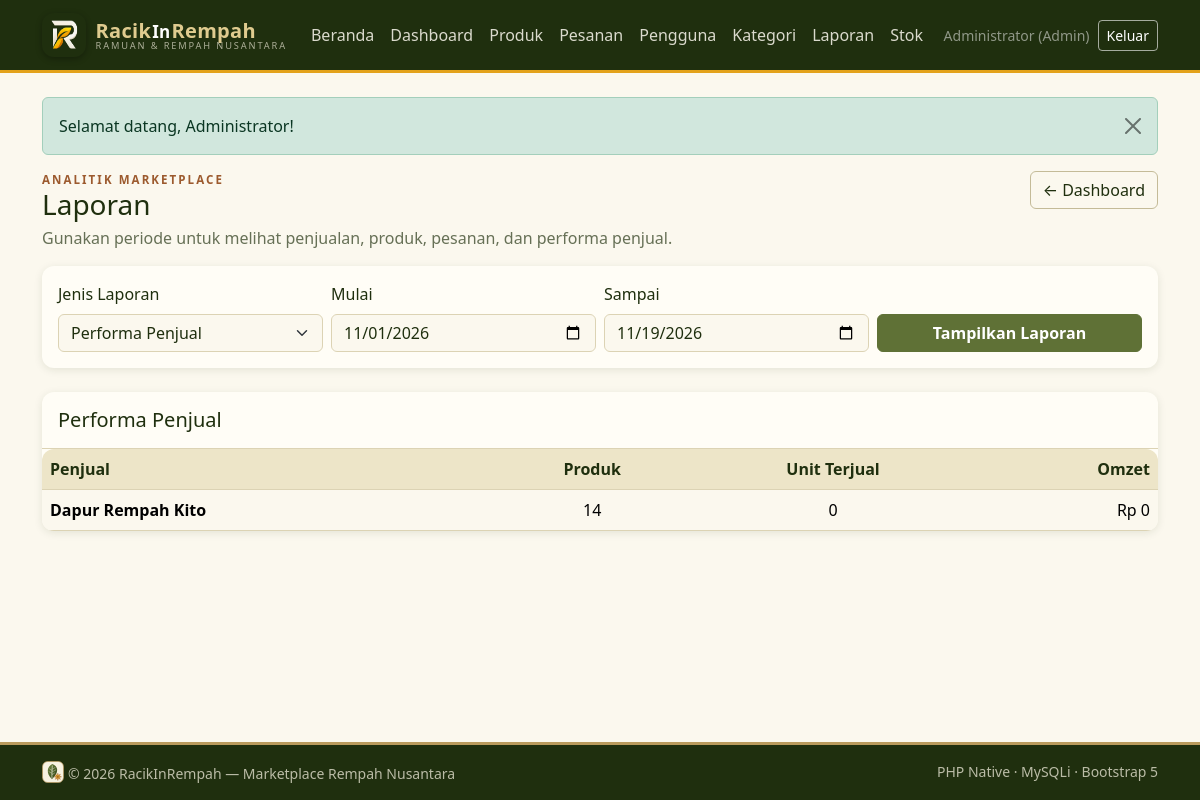
Page /admin/laporan.php?jenis=penjual (signed in) on the committed database.
### tables this page shows
CREATE TABLE users (
  id_user    INT UNSIGNED NOT NULL AUTO_INCREMENT,
  nama       VARCHAR(100) NOT NULL,
  email      VARCHAR(120) NOT NULL,
  password   VARCHAR(255) NOT NULL,
  role       ENUM('admin','penjual','pembeli') NOT NULL DEFAULT 'pembeli',
  alamat     TEXT NULL,
  no_hp      VARCHAR(20) NULL,
  created_at TIMESTAMP NOT NULL DEFAULT CURRENT_TIMESTAMP,
  PRIMARY KEY (id_user),
  UNIQUE KEY uq_users_email (email)
);

### includes/init.php (called while the page is built, shortened)
<?php
function e(mixed $value): string
{
    return htmlspecialchars((string) $value, ENT_QUOTES | ENT_SUBSTITUTE, 'UTF-8');
}
function query(mysqli $db, string $sql, string $types = '', array $params = []): mysqli_stmt
{
    $stmt = $db->prepare($sql);
    if ($types !== '') {
        $stmt->bind_param($types, ...$params);
    } elseif ($params) {
        throw new InvalidArgumentException('Parameter diberikan tanpa tipe bind.');
    }
    $stmt->execute();
    return $stmt;
}
function rows(mysqli $db, string $sql, string $types = '', array $params = []): array
{
    $stmt = query($db, $sql, $types, $params);
    $result = $stmt->get_result();
    $data = $result->fetch_all(MYSQLI_ASSOC);
    return $data;
}
function rupiah(mixed $nominal): string
{
    return 'Rp ' . number_format((float) $nominal, 0, ',', '.');
}

### admin/laporan.php (the view, shortened to what this page needs)
<?php
require __DIR__ . '/../includes/init.php';
$jenis = (string) ($_GET['jenis'] ?? 'ringkasan');
$mulai = (string) ($_GET['mulai'] ?? date('Y-m-01'));
$akhir = (string) ($_GET['akhir'] ?? date('Y-m-d'));
$awal = $mulai . ' 00:00:00';
$selesai = date('Y-m-d', strtotime($akhir . ' +1 day')) . ' 00:00:00';
$filter = 'ps.tanggal >= ? AND ps.tanggal < ? AND ps.status <> \'batal\'';
$ringkasan = row($db, "SELECT COUNT(*) AS pesanan, COALESCE(SUM(ps.total),0) AS omzet, COALESCE(AVG(ps.total),0) AS rata FROM pesanan ps WHERE $filter", 'ss', [$awal,$selesai]);
$selesaiCount = (int)(row($db, "SELECT COUNT(*) AS n FROM pesanan ps WHERE $filter AND ps.status = 'selesai'", 'ss', [$awal,$selesai])['n'] ?? 0);
$aktifCount = (int)(row($db, "SELECT COUNT(*) AS n FROM pesanan ps WHERE $filter AND ps.status NOT IN ('selesai','batal')", 'ss', [$awal,$selesai])['n'] ?? 0);
$penjualanHarian = rows($db, "SELECT DATE(ps.tanggal) AS hari, COUNT(*) AS jumlah_pesanan, COALESCE(SUM(ps.total),0) AS omzet FROM pesanan ps WHERE $filter GROUP BY DATE(ps.tanggal) ORDER BY hari DESC", 'ss', [$awal,$selesai]);
$penjualLaporan = rows($db, "SELECT u.id_user, u.nama, COUNT(DISTINCT p.id_produk) AS jumlah_produk, COALESCE(SUM(CASE WHEN ps.status <> 'batal' THEN d.jumlah ELSE 0 END),0) AS unit_terjual, COALESCE(SUM(CASE WHEN ps.status <> 'batal' THEN d.subtotal ELSE 0 END),0) AS omzet FROM users u LEFT JOIN produk p ON p.id_penjual = u.id_user LEFT JOIN detail_pesanan d ON d.id_produk = p.id_produk LEFT JOIN pesanan ps ON ps.id_pesanan = d.id_pesanan AND ps.tanggal >= ? AND ps.tanggal < ? WHERE u.role = 'penjual' GROUP BY u.id_user, u.nama ORDER BY omzet DESC, unit_terjual DESC", 'ss', [$awal,$selesai]);
include __DIR__ . '/../includes/header.php';
?>
<div class="d-flex justify-content-between align-items-start flex-wrap gap-2 mb-3"><div><div class="eyebrow">Analitik Marketplace</div><h1 class="h3 mb-1">Laporan</h1><p class="text-muted mb-0">Gunakan periode untuk melihat penjualan, produk, pesanan, dan performa penjual.</p></div><a href="<?= BASE_URL ?>/admin/dashboard.php" class="btn btn-outline-secondary">← Dashboard</a></div>
<div class="card border-0 shadow-sm mb-4"><div class="card-body"><form class="row g-2 align-items-end"><div class="col-md-3"><label class="form-label" for="jenis">Jenis Laporan</label><select class="form-select" id="jenis" name="jenis"><option value="penjual" <?= $jenis==='penjual'?'selected':'' ?>>Performa Penjual</option></select></div><div class="col-md-3"><label class="form-label" for="mulai">Mulai</label><input type="date" class="form-control" id="mulai" name="mulai" value="<?= e($mulai) ?>"></div><div class="col-md-3"><label class="form-label" for="akhir">Sampai</label><input type="date" class="form-control" id="akhir" name="akhir" value="<?= e($akhir) ?>"></div><div class="col-md-3"><button class="btn btn-brand w-100">Tampilkan Laporan</button></div></form></div></div>
<?php if ($jenis === 'ringkasan' || $jenis === 'penjualan'): ?>
<div class="row g-3 mb-4"><div class="col-md-3"><div class="card border-0 shadow-sm"><div class="card-body"><div class="small text-muted">Pesanan</div><div class="fs-3 fw-bold"><?= (int)$ringkasan['pesanan'] ?></div></div></div></div><div class="col-md-3"><div class="card border-0 shadow-sm"><div class="card-body"><div class="small text-muted">Omzet</div><div class="fs-3 fw-bold"><?= rupiah($ringkasan['omzet']) ?></div></div></div></div><div class="col-md-3"><div class="card border-0 shadow-sm"><div class="card-body"><div class="small text-muted">Rata-rata Pesanan</div><div class="fs-3 fw-bold"><?= rupiah($ringkasan['rata']) ?></div></div></div></div><div class="col-md-3"><div class="card border-0 shadow-sm"><div class="card-body"><div class="small text-muted">Selesai</div><div class="fs-3 fw-bold text-success"><?= $selesaiCount ?></div><div class="small text-muted">Aktif: <?= $aktifCount ?></div></div></div></div></div>
<div class="card border-0 shadow-sm"><div class="card-body p-0"><div class="p-3 border-bottom"><h2 class="h5 mb-0">Penjualan Harian</h2></div><div class="table-responsive"><table class="table align-middle mb-0"><thead class="table-light"><tr><th>Tanggal</th><th class="text-center">Pesanan</th><th class="text-end">Omzet</th></tr></thead><tbody><?php foreach ($penjualanHarian as $r): ?><tr><td><?= e(date('d M Y', strtotime($r['hari']))) ?></td><td class="text-center"><?= (int)$r['jumlah_pesanan'] ?></td><td class="text-end"><?= rupiah($r['omzet']) ?></td></tr><?php endforeach; ?><?php if (!$penjualanHarian): ?><tr><td colspan="3" class="p-4 text-muted">Tidak ada transaksi pada periode ini.</td></tr><?php endif; ?></tbody></table></div></div></div>
<?php else: ?>
<div class="card border-0 shadow-sm"><div class="card-body p-0"><div class="p-3 border-bottom"><h2 class="h5 mb-0">Performa Penjual</h2></div><div class="table-responsive"><table class="table align-middle mb-0"><thead class="table-light"><tr><th>Penjual</th><th class="text-center">Produk</th><th class="text-center">Unit Terjual</th><th class="text-end">Omzet</th></tr></thead><tbody><?php foreach ($penjualLaporan as $r): ?><tr><td class="fw-semibold"><?= e($r['nama']) ?></td><td class="text-center"><?= (int)$r['jumlah_produk'] ?></td><td class="text-center"><?= (int)$r['unit_terjual'] ?></td><td class="text-end"><?= rupiah($r['omzet']) ?></td></tr><?php endforeach; ?><?php if (!$penjualLaporan): ?><tr><td colspan="4" class="p-4 text-muted">Belum ada penjual.</td></tr><?php endif; ?></tbody></table></div></div></div>
<?php endif; ?>
<?php include __DIR__ . '/../includes/footer.php'; ?>

### assets/style.css (style rules this page uses)
:root { --jerami: #B99A5C; --vanila: #DFCB8F; --belukar: #5F7136; --lumut: #1F2F0E; --putih: #FBF8EE; --belukar-deep: #3d4f22; --vanila-soft: #EDE5C8; --garis: #DCD3B4; --belukar-dark: #4b5a2a; --jerami-hover: #cdb06f; --bs-body-bg: var(--putih); --bs-body-color: var(--lumut); --bs-secondary-color: rgba(31, 47, 14, .68); --bs-border-color: var(--garis); --bs-link-color: var(--belukar); --bs-link-hover-color: var(--lumut); }
body { background-color: var(--putih); color: var(--lumut); }
a { color: var(--belukar); }
.text-muted, .text-secondary { color: rgba(31, 47, 14, .68) !important; }
.btn-brand { background-color: var(--belukar); border-color: var(--belukar); color: #fff; font-weight: 600; }
.btn-outline-secondary { --bs-btn-color: var(--lumut); --bs-btn-border-color: #c4bb98; --bs-btn-hover-bg: var(--vanila-soft); --bs-btn-hover-color: var(--lumut); --bs-btn-hover-border-color: var(--jerami); }
.card { --bs-card-bg: #fffdf6; --bs-card-border-color: var(--garis); }
.table { --bs-table-border-color: var(--garis); }
.table-light { --bs-table-bg: var(--vanila-soft); --bs-table-color: var(--lumut); --bs-table-border-color: var(--garis); }
.shadow-sm { box-shadow: 0 2px 8px rgba(31, 47, 14, .10) !important; }
.form-control::placeholder { color: rgba(31, 47, 14, .45); }
:root { --kunyit: #E3A21A; --kunyit-hover: #f0b438; --kayu-manis: #9C5A2E; --cabai: #B5382A; }
.card, .table-responsive, .promo-hint { border-radius: .75rem; }
.eyebrow { font-size: .72rem; font-weight: 700; letter-spacing: .18em; text-transform: uppercase; color: var(--kayu-manis); }

### rows in the picture
users: nama "Dapur Rempah Kito", jumlah_produk "14", unit_terjual "0", omzet "Rp 0"

### other values in the picture
$u['nama'] "Administrator"
$u['role'] "Admin"
$pesan "Selamat datang, Administrator!"
